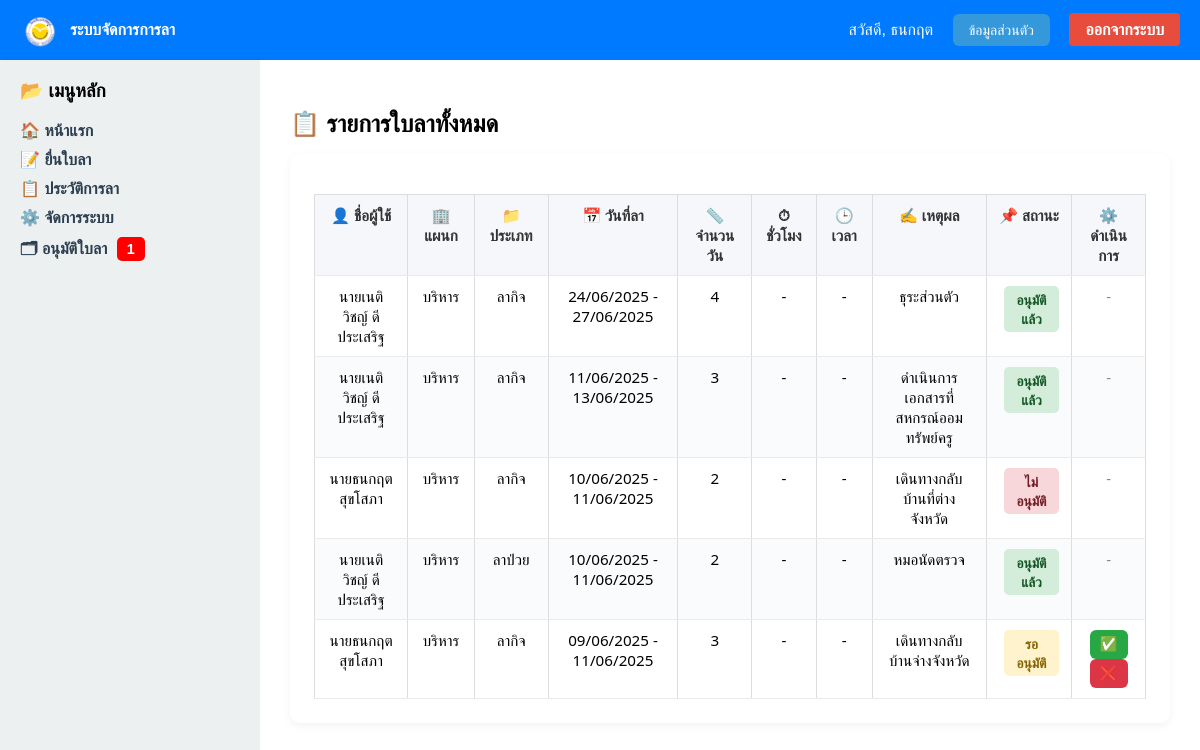
The page /admin/leaves (signed in) on the database its author committed.
### app.py (models this page shows)
class User(db.Model, UserMixin):
    id = db.Column(db.Integer, primary_key=True)
    username = db.Column(db.String(80), unique=True, nullable=False)
    password = db.Column(db.String(255), nullable=False)
    role = db.Column(db.String(20), default='staff')
    prefix = db.Column(db.String(20))  # 👈 เพิ่มคำนำหน้า เช่น นาย นางสาว
    first_name = db.Column(db.String(100))
    last_name = db.Column(db.String(100))
    position = db.Column(db.String(100))  # 👈 เพิ่มตำแหน่ง เช่น ครู เจ้าหน้าที่
    department = db.Column(db.String(100))

class LeaveRequest(db.Model):
    id = db.Column(db.Integer, primary_key=True)
    username = db.Column(db.String(80), db.ForeignKey('user.username'), nullable=False)
    leave_type = db.Column(db.String(20), nullable=False)
    start_date = db.Column(db.Date, nullable=True)
    end_date = db.Column(db.Date, nullable=True)
    date = db.Column(db.Date, nullable=True)
    reason = db.Column(db.String(200), nullable=True)
    time_from = db.Column(db.String(10), nullable=True)
    time_to = db.Column(db.String(10), nullable=True)
    hours = db.Column(db.Float, nullable=True)
    submitted_at = db.Column(db.DateTime, default=datetime.utcnow)
    status = db.Column(db.String(20), default='รออนุมัติ')
    contact_info = db.Column(db.String(255), nullable=True)
    user = relationship('User', backref='leaves')

### app.py (the view)
@app.route('/admin/leaves')
@login_required
def admin_leaves():
    if current_user.role != 'admin':
        return "คุณไม่มีสิทธิ์เข้าถึงหน้านี้", 403
    if current_user.position in ['ผู้อำนวยการ', 'ผู้รับใบอนุญาต', 'ผู้จัดการทั่วไป']:
        leaves = LeaveRequest.query.join(User, LeaveRequest.username == User.username) \
            .order_by(LeaveRequest.submitted_at.desc()).all()
    else:
        leaves = LeaveRequest.query.join(User, LeaveRequest.username == User.username) \
            .filter(User.department == current_user.department) \
            .order_by(LeaveRequest.submitted_at.desc()).all()
    return render_template('admin_leaves.html', leaves=leaves)

### app.py (called while the page is built)
@login_manager.user_loader
def load_user(user_id):
    return User.query.get(int(user_id))

@app.context_processor
def inject_pending_count():
    if current_user.is_authenticated:
        if current_user.role == 'admin':
            if current_user.position in ['ผู้อำนวยการ', 'ผู้รับใบอนุญาต']:
                count = LeaveRequest.query.filter_by(status='รออนุมัติ').count()
            else:
                count = LeaveRequest.query.join(User, LeaveRequest.username == User.username) \
                    .filter(LeaveRequest.status == 'รออนุมัติ') \
                    .filter(User.department == current_user.department) \
                    .count()
            return dict(pending_count=count)
    return dict(pending_count=0)

@app.context_processor
def inject_user():
    if current_user.is_authenticated:
        return dict(current_user=current_user)
    return dict(current_user=None)

### templates/admin_leaves.html (shortened to what this page needs)
{% extends "base.html" %}
{% block content %}
<h2 style="margin-bottom: 1rem;">📋 รายการใบลาทั้งหมด</h2>
<div class="table-wrapper">
  <table class="leave-table">
    <thead>
      <tr>
        <th>👤 ชื่อผู้ใช้</th>
        <th>🏢 แผนก</th>
        <th>📁 ประเภท</th>
        <th>📅 วันที่ลา</th>
        <th>📏 จำนวนวัน</th>
        <th>⏱ ชั่วโมง</th>
        <th>🕒 เวลา</th>
        <th>✍️ เหตุผล</th>
        <th>📌 สถานะ</th>
        <th>⚙️ ดำเนินการ</th>
      </tr>
    </thead>
    <tbody>
      {% for leave in leaves %}
      <tr>
        <td>{{ leave.user.prefix or '' }}{{ leave.user.first_name }} {{ leave.user.last_name }}</td>
        <td>{{ leave.user.department or '-' }}</td>
        <td>{{ leave.leave_type }}</td>
        <td>
          {% if leave.leave_type == 'ลาย่อย' %}
            {{ leave.date.strftime('%d/%m/%Y') if leave.date else '-' }}
          {% else %}
            {{ leave.start_date.strftime('%d/%m/%Y') }} - {{ leave.end_date.strftime('%d/%m/%Y') }}
          {% endif %}
        </td>
        <td>
          {% if leave.leave_type == 'ลาย่อย' %}
            1
          {% elif leave.start_date and leave.end_date %}
            {{ (leave.end_date - leave.start_date).days + 1 }}
          {% else %}
            -
          {% endif %}
        </td>
        <td>
          {% if leave.leave_type == 'ลาย่อย' %}
            {{ leave.hours or '-' }}
          {% else %}
            -
          {% endif %}
        </td>
        <td>
          {% if leave.leave_type == 'ลาย่อย' %}
            {{ leave.time_from or '-' }} - {{ leave.time_to or '-' }}
          {% else %}
            -
          {% endif %}
        </td>
        <td>{{ leave.reason }}</td>
        <td>
          {% if leave.status == 'รออนุมัติ' %}
            <span class="badge pending">รออนุมัติ</span>
          {% elif leave.status == 'อนุมัติ' %}
            <span class="badge approved">อนุมัติแล้ว</span>
          {% else %}
            <span class="badge rejected">ไม่อนุมัติ</span>
          {% endif %}
        </td>
        <td>
          {% if leave.status == 'รออนุมัติ' %}
            <form method="POST" action="{{ url_for('approve_leave', leave_id=leave.id) }}" style="display:inline;">
              <button class="btn-green" type="submit">✅</button>
            </form>
            <form method="POST" action="{{ url_for('reject_leave', leave_id=leave.id) }}" style="display:inline;">
              <button class="btn-red" type="submit">❌</button>
            </form>
          {% else %}
            <span style="color: #888;">-</span>
          {% endif %}
        </td>
      </tr>
      {% endfor %}
    </tbody>
  </table>
</div>
{% endblock %}

### templates/base.html (shortened to what this page needs)
<!DOCTYPE html>
<html lang="th">
<head>
  <link rel="stylesheet" href="{{ url_for('static', filename='style.css') }}">
</head>
<body>
<div class="navbar">
  <div class="navbar-left">
  <img src="{{ url_for('static', filename='images/school_logo.png') }}" alt="โลโก้โรงเรียน" style="height: 40px; vertical-align: middle; margin-right: 10px;">
  <strong>ระบบจัดการการลา</strong>
  </div>
  <div class="navbar-right">
    {% if session.get('username') %}
      สวัสดี, {{ current_user.first_name or session['username'] }}
      {% if session['username'] %}
      <a href="{{ url_for('profile') }}" class="btn-blue">ข้อมูลส่วนตัว</a>
      {% endif %}
      <a href="{{ url_for('logout') }}" class="logout-button">ออกจากระบบ</a>
    {% else %}
      <a href="{{ url_for('login') }}">เข้าสู่ระบบ</a>
    {% endif %}
  </div>
</div>
<div class="layout-container">
  <div class="sidebar">
    <h3>📂 เมนูหลัก</h3>
    <ul class="menu-list">
      <li><a href="{{ url_for('home') }}">🏠 หน้าแรก</a></li>
      <li><a href="{{ url_for('leave') }}">📝 ยื่นใบลา</a></li>
      <li><a href="{{ url_for('report') }}">📋 ประวัติการลา</a></li>
      {% if session.get('role') == 'admin' %}
        <li><a href="{{ url_for('admin_dashboard') }}">⚙️ จัดการระบบ</a></li>
        <li><a href="{{ url_for('admin_leaves') }}"> 🗂 อนุมัติใบลา
          {% if pending_count > 0 %}
            <span class="badge">{{ pending_count }}</span>
          {% endif %}</a>
        </li>
      {% endif %}
    </ul>
  </div>
  <div class="main-content">
    {% block content %}{% endblock %}
  </div>
</div>
</body>
</html>

### static/style.css (style rules this page uses)
body { font-family: sans-serif; background-color: #f3f4f6; margin: 0; }
.navbar { background-color: #1e3a8a; color: white; padding: 1rem 2rem; display: flex; justify-content: space-between; align-items: center; }
.sidebar { width: 200px; background-color: #f9fafb; padding: 1rem; }
table { width: 100%; border-collapse: collapse; }
th, td { padding: 0.5rem; border-bottom: 1px solid #ddd; }
body { font-family: Arial, sans-serif; margin: 0; background-color: #f8f8f8; }
.navbar { display: flex; justify-content: space-between; background-color: #2c3e50; color: #fff; padding: 15px 20px; }
.navbar a { color: #fff; text-decoration: none; margin-left: 15px; }
.layout-container { display: flex; min-height: 90vh; }
.sidebar { width: 220px; background-color: #ecf0f1; padding: 20px; box-shadow: 2px 0 5px rgba(0,0,0,0.1); }
.sidebar h3 { margin-top: 0; }
.menu-list { list-style: none; padding: 0; margin-top: 10px; }
.menu-list li { margin-bottom: 10px; }
.menu-list a { text-decoration: none; color: #2c3e50; font-weight: bold; }
.main-content { flex: 1; padding: 30px; background-color: #fff; }
.logout-button { background-color: #e74c3c; color: white; padding: 8px 16px; text-decoration: none; border-radius: 4px; font-weight: bold; }
.leave-table { width: 100%; border-collapse: collapse; margin-top: 1rem; }
.leave-table th, .leave-table td { border: 1px solid #ddd; padding: 8px; text-align: center; }
.leave-table th { background-color: #f2f2f2; font-weight: bold; }
.btn-blue { background-color: #3498db; color: white; padding: 8px 16px; border: none; border-radius: 6px; text-decoration: none; font-size: 14px; cursor: pointer; }
th, td { padding: 10px; text-align: left; vertical-align: top; }
.leave-table { width: 100%; border-collapse: collapse; }
.leave-table th, .leave-table td { padding: 10px; text-align: center; }
.navbar { display: flex; justify-content: space-between; align-items: center; background-color: #007BFF; color: white; padding: 10px 20px; }
.navbar-left { display: flex; align-items: center; }
.btn-red { background-color: #dc3545; color: white; padding: 6px 12px; border: none; border-radius: 4px; font-weight: bold; }
.badge { background-color: red; color: white; padding: 2px 6px; font-size: 0.8rem; border-radius: 10px; margin-left: 5px; }

### templates/admin_leaves.html (style rules this page uses)
.table-wrapper { background: #fff; padding: 1.5rem; border-radius: 10px; box-shadow: 0 3px 10px rgba(0,0,0,0.05); overflow-x: auto; }
.leave-table { width: 100%; border-collapse: collapse; font-family: "Segoe UI", sans-serif; font-size: 0.95rem; }
.leave-table th, .leave-table td { padding: 10px 12px; border-bottom: 1px solid #eaeaea; text-align: center; }
.leave-table thead th { background-color: #f5f7fa; color: #333; font-weight: 600; }
.leave-table tbody tr:nth-child(even) { background-color: #f9fbfc; }
.badge { display: inline-block; padding: 4px 10px; border-radius: 5px; font-weight: bold; font-size: 0.9em; }
.badge.pending { background-color: #fff3cd; color: #856404; }
.badge.approved { background-color: #d4edda; color: #155724; }
.badge.rejected { background-color: #f8d7da; color: #721c24; }
.btn-green, .btn-red { border: none; padding: 6px 10px; border-radius: 6px; cursor: pointer; font-weight: bold; font-size: 0.9rem; }
.btn-green { background-color: #28a745; color: white; }
.btn-red { background-color: #dc3545; color: white; }

### rows shown on the page
User: first_name "ธนกฤต"
LeaveRequest: user "นาย", user.first_name "เนติวิชญ์", user.last_name "ดีประเสริฐ", user "บริหาร", leave_type "ลากิจ", start_date "24/06/2025", end_date "27/06/2025", (leave.end_date-leave.start_date).days+1 "4", reason "ธุระส่วนตัว", status "อนุมัติแล้ว"
LeaveRequest: user "นาย", user.first_name "เนติวิชญ์", user.last_name "ดีประเสริฐ", user "บริหาร", leave_type "ลากิจ", start_date "11/06/2025", end_date "13/06/2025", (leave.end_date-leave.start_date).days+1 "3", reason "ดำเนินการเอกสารที่สหกรณ์ออมทรัพย์ครู", status "อนุมัติแล้ว"
LeaveRequest: user "นาย", user.first_name "ธนกฤต", user.last_name "สุขโสภา", user "บริหาร", leave_type "ลากิจ", start_date "10/06/2025", end_date "11/06/2025", (leave.end_date-leave.start_date).days+1 "2", reason "เดินทางกลับบ้านที่ต่างจังหวัด", status "ไม่อนุมัติ"
LeaveRequest: user "นาย", user.first_name "เนติวิชญ์", user.last_name "ดีประเสริฐ", user "บริหาร", leave_type "ลาป่วย", start_date "10/06/2025", end_date "11/06/2025", (leave.end_date-leave.start_date).days+1 "2", reason "หมอนัดตรวจ", status "อนุมัติแล้ว"
LeaveRequest: user "นาย", user.first_name "ธนกฤต", user.last_name "สุขโสภา", user "บริหาร", leave_type "ลากิจ", start_date "09/06/2025", end_date "11/06/2025", (leave.end_date-leave.start_date).days+1 "3", reason "เดินทางกลับบ้านจ่างจังหวัด", status "รออนุมัติ"

### other values the page prints
{{ pending_count }} "1"
